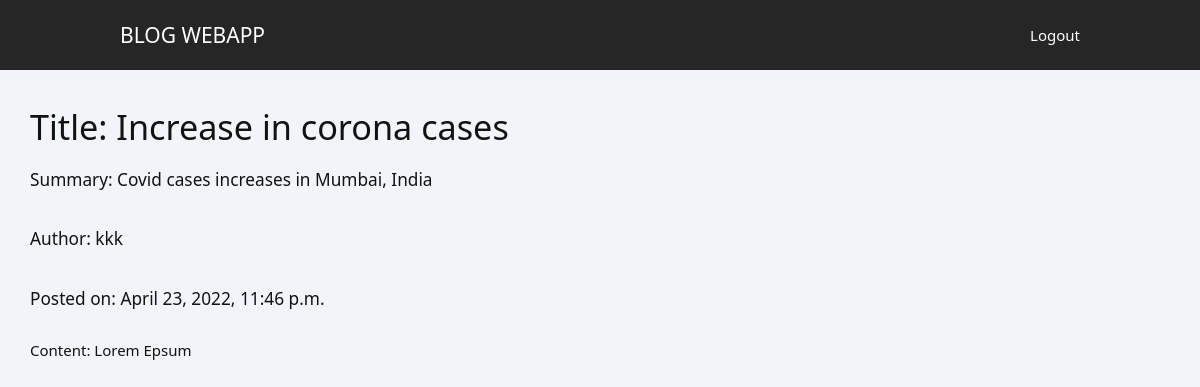
The page /blog/1 (signed in) on the database its author committed.
### core_app/models.py (models this page shows, shortened)
class BlogModel(models.Model):
    CATEGORIES = (
        ('Mental Health', 'Mental Health'),
        ('Heart Disease', 'Heart Disease'),
        ('Covid19', 'Covid19'),
        ('Immunization ', 'Immunization')
    )
    user = models.ForeignKey(UserModel, on_delete=models.CASCADE)
    title = models.CharField(max_length=100, null=True, blank=True)
    image = models.ImageField(upload_to='blogPictures', default=None, blank=True)
    category = models.CharField(max_length=100, choices=CATEGORIES, null=True, blank=True)
    summary = models.CharField(max_length=500, null=True, blank=True)
    content = models.TextField(max_length=5000, null=True, blank=True)
    isdraft = models.BooleanField(default=False, null=True, blank=True)
    date = models.DateTimeField(default=now)
    class Meta:
        verbose_name_plural = "Blog"
        db_table = "Blog"

class UserModel(models.Model):
    USER_ROLE = (
        ('Patient', 'Patient'),
        ('Doctor', 'Doctor')
    )
    user = models.ForeignKey(User, on_delete=models.CASCADE)
    first_name = models.CharField(max_length=100, null=True, blank=True)
    last_name = models.CharField(max_length=100, null=True, blank=True)
    profile_picture = models.ImageField(upload_to='profilePictures', default=None, blank=True)
    email_id = models.CharField(max_length=100, null=True, blank=True)
    role = models.CharField(max_length=100, null=True, blank=True, choices=USER_ROLE)
    last_login = models.DateTimeField(auto_now_add=True)
    address = models.ForeignKey(Address, on_delete=models.CASCADE)
    class Meta:
        verbose_name_plural = "User"
        db_table = "User"

### core_app/views.py (the view)
# urls.py: path('blog/<id>', blog, name='blog'),
def blog(request, id):
    if request.user.is_authenticated:
        blog = BlogModel.objects.get(id=int(id))
        context = {
            'blog': blog
        }
        return render(request, 'core_app/blog.html', context)
    else:
        return redirect('user_login')

### templates/core_app/blog.html (shortened to what this page needs)
{% extends 'base.html' %}
{% load static %}
{% block mycss %}
<link rel="stylesheet" href="{% static 'css/navbar.css' %}" />
<link rel="stylesheet" href="{% static 'css/body.css' %}">
<link href="{% static 'css/materialize.css' %}" type="text/css" rel="stylesheet" />
<link href="{% static 'css/core_style.css' %}" type="text/css" rel="stylesheet" />
{% endblock %}
{%block content %}
<div class="section">
    <h4 style="margin-left: 30px;"> Title: {{ blog.title }}</h4>
    <br>
    <h6 style="margin-left: 30px;"> Summary: {{ blog.summary }}</h6>
    <br>
    <h6 style="font-weight: lighter; margin-left: 30px;"> Author: {{ blog.user.user.username }}</h6>
    <br>
    <h6 style="font-weight: lighter; margin-left: 30px;"> Posted on: {{ blog.date }}</h6>
    <br>
    <div style="margin-left: 30px;">
        Content:
        {{ blog.content }}
    </div>
</div>
{% endblock %}

### static/css/body.css (style rules this page uses)
:root { --color-white: #ffffff; --color-light: #f1f5f9; --color-black: #121212; --color-night: #001632; --color-red: #f44336; --color-blue: #1a73e8; --color-gray: #80868b; --color-grayish: #dadce0; --shadow-normal: 0 1px 3px 0 rgba(0, 0, 0, 0.1), 0 1px 2px 0 rgba(0, 0, 0, 0.06); --shadow-medium: 0 4px 6px -1px rgba(0, 0, 0, 0.1), 0 2px 4px -1px rgba(0, 0, 0, 0.06); --shadow-large: 0 10px 15px -3px rgba(0, 0, 0, 0.1), 0 4px 6px -2px rgba(0, 0, 0, 0.05); }
html { font-size: 100%; font-size-adjust: 100%; box-sizing: border-box; scroll-behavior: smooth; }
*, *::before, *::after { padding: 0; margin: 0; box-sizing: inherit; list-style: none; list-style-type: none; text-decoration: none; -webkit-font-smoothing: antialiased; -moz-osx-font-smoothing: grayscale; text-rendering: optimizeLegibility; }
body { font-family: "Segoe UI", Tahoma, Geneva, Verdana, sans-serif; font-size: 1rem; font-weight: normal; line-height: 1.5; color: var(--color-black); background: var(--color-light); }

### templates/base.html (style rules this page uses)
h4 { display: inline-block; margin-left: 130px; }
h6 { margin-left: 130px; }

### rows shown on the page
BlogModel: title "Increase in corona cases", summary "Covid cases increases in Mumbai, India", user.user.username "kkk", date "April 23, 2022, 11:46 p.m.", content "Lorem Epsum"
